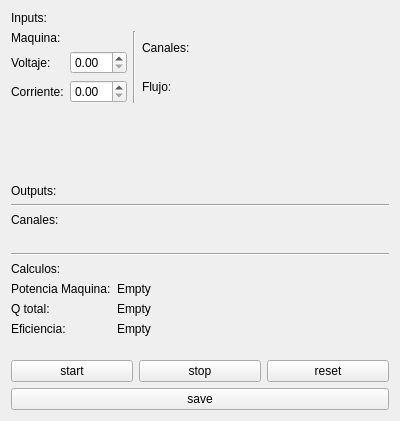
<?xml version="1.0" encoding="UTF-8"?>
<ui version="4.0">
 <class>Form</class>
 <widget class="QWidget" name="Form">
  <property name="geometry">
   <rect>
    <x>0</x>
    <y>0</y>
    <width>400</width>
    <height>421</height>
   </rect>
  </property>
  <property name="windowTitle">
   <string>Form</string>
  </property>
  <layout class="QVBoxLayout" name="verticalLayout">
   <item>
    <layout class="QVBoxLayout" name="inputs_main_layout_2">
     <item>
      <widget class="QLabel" name="inputs_label_2">
       <property name="text">
        <string>Inputs:</string>
       </property>
      </widget>
     </item>
     <item>
      <layout class="QHBoxLayout" name="inputs_layout_2">
       <item>
        <layout class="QVBoxLayout" name="machine_in_layout_2">
         <item>
          <widget class="QLabel" name="maquina_label_2">
           <property name="text">
            <string>Maquina:</string>
           </property>
          </widget>
         </item>
         <item>
          <layout class="QFormLayout" name="machine_in_form_2">
           <item row="0" column="0">
            <widget class="QLabel" name="v_label_2">
             <property name="text">
              <string>Voltaje:</string>
             </property>
            </widget>
           </item>
           <item row="0" column="1">
            <widget class="QDoubleSpinBox" name="v_in_2"/>
           </item>
           <item row="1" column="0">
            <widget class="QLabel" name="current_label_2">
             <property name="text">
              <string>Corriente:</string>
             </property>
            </widget>
           </item>
           <item row="1" column="1">
            <widget class="QDoubleSpinBox" name="current_in_2"/>
           </item>
          </layout>
         </item>
        </layout>
       </item>
       <item>
        <widget class="Line" name="line_12">
         <property name="orientation">
          <enum>Qt::Vertical</enum>
         </property>
        </widget>
       </item>
       <item>
        <layout class="QVBoxLayout" name="flux_layout_2">
         <item>
          <widget class="QLabel" name="canales_label_2">
           <property name="text">
            <string>Canales:</string>
           </property>
          </widget>
         </item>
         <item>
          <layout class="QGridLayout" name="flux_grid_2">
           <item row="1" column="0">
            <widget class="QLabel" name="flux_label_2">
             <property name="text">
              <string>Flujo:</string>
             </property>
            </widget>
           </item>
          </layout>
         </item>
        </layout>
       </item>
       <item>
        <spacer name="horizontalSpacer_2">
         <property name="orientation">
          <enum>Qt::Horizontal</enum>
         </property>
         <property name="sizeHint" stdset="0">
          <size>
           <width>40</width>
           <height>20</height>
          </size>
         </property>
        </spacer>
       </item>
      </layout>
     </item>
    </layout>
   </item>
   <item>
    <layout class="QVBoxLayout" name="graph_layout_2">
     <item>
      <widget class="PlotWidget" name="out_graph_2" native="true">
       <property name="enabled">
        <bool>true</bool>
       </property>
      </widget>
     </item>
    </layout>
   </item>
   <item>
    <layout class="QVBoxLayout" name="outputs_main_layout_2">
     <item>
      <widget class="QLabel" name="outputs_label_2">
       <property name="text">
        <string>Outputs:</string>
       </property>
      </widget>
     </item>
     <item>
      <widget class="Line" name="line_10">
       <property name="orientation">
        <enum>Qt::Horizontal</enum>
       </property>
      </widget>
     </item>
     <item>
      <layout class="QVBoxLayout" name="channels_out_layout_2">
       <item>
        <widget class="QLabel" name="ch_out_label_2">
         <property name="text">
          <string>Canales:</string>
         </property>
        </widget>
       </item>
       <item>
        <spacer name="horizontalSpacer">
         <property name="orientation">
          <enum>Qt::Horizontal</enum>
         </property>
         <property name="sizeHint" stdset="0">
          <size>
           <width>40</width>
           <height>20</height>
          </size>
         </property>
        </spacer>
       </item>
       <item>
        <layout class="QHBoxLayout" name="ch_grid_layout_2"/>
       </item>
      </layout>
     </item>
     <item>
      <widget class="Line" name="line_11">
       <property name="orientation">
        <enum>Qt::Horizontal</enum>
       </property>
      </widget>
     </item>
     <item>
      <layout class="QVBoxLayout" name="calc_layout_2">
       <item>
        <widget class="QLabel" name="calculos_label_2">
         <property name="text">
          <string>Calculos:</string>
         </property>
        </widget>
       </item>
       <item>
        <layout class="QFormLayout" name="calc_form_2">
         <item row="0" column="0">
          <widget class="QLabel" name="p_label_2">
           <property name="text">
            <string>Potencia Maquina:</string>
           </property>
          </widget>
         </item>
         <item row="0" column="1">
          <widget class="QLabel" name="p_out_2">
           <property name="text">
            <string>Empty</string>
           </property>
          </widget>
         </item>
         <item row="1" column="0">
          <widget class="QLabel" name="q_tot_label_2">
           <property name="text">
            <string>Q total:</string>
           </property>
          </widget>
         </item>
         <item row="1" column="1">
          <widget class="QLabel" name="q_tot_out_2">
           <property name="text">
            <string>Empty</string>
           </property>
          </widget>
         </item>
         <item row="2" column="0">
          <widget class="QLabel" name="eff_label_2">
           <property name="text">
            <string>Eficiencia:</string>
           </property>
          </widget>
         </item>
         <item row="2" column="1">
          <widget class="QLabel" name="eff_out_2">
           <property name="text">
            <string>Empty</string>
           </property>
          </widget>
         </item>
        </layout>
       </item>
      </layout>
     </item>
    </layout>
   </item>
   <item>
    <layout class="QVBoxLayout" name="buttons_main_layout_2">
     <item>
      <layout class="QHBoxLayout" name="timer_layout_2">
       <item>
        <widget class="QWidget" name="placeholder_widget_2" native="true"/>
       </item>
      </layout>
     </item>
     <item>
      <layout class="QHBoxLayout" name="start_stop_res_layout_2">
       <item>
        <widget class="QPushButton" name="start_btn_2">
         <property name="text">
          <string>start</string>
         </property>
        </widget>
       </item>
       <item>
        <widget class="QPushButton" name="stop_btn_2">
         <property name="text">
          <string>stop</string>
         </property>
        </widget>
       </item>
       <item>
        <widget class="QPushButton" name="reset_btn_2">
         <property name="text">
          <string>reset</string>
         </property>
        </widget>
       </item>
      </layout>
     </item>
     <item>
      <widget class="QPushButton" name="save_btn_2">
       <property name="text">
        <string>save</string>
       </property>
      </widget>
     </item>
    </layout>
   </item>
  </layout>
 </widget>
 <customwidgets>
  <customwidget>
   <class>PlotWidget</class>
   <extends>QWidget</extends>
   <header>pyqtgraph</header>
   <container>1</container>
  </customwidget>
 </customwidgets>
 <resources/>
 <connections/>
</ui>
